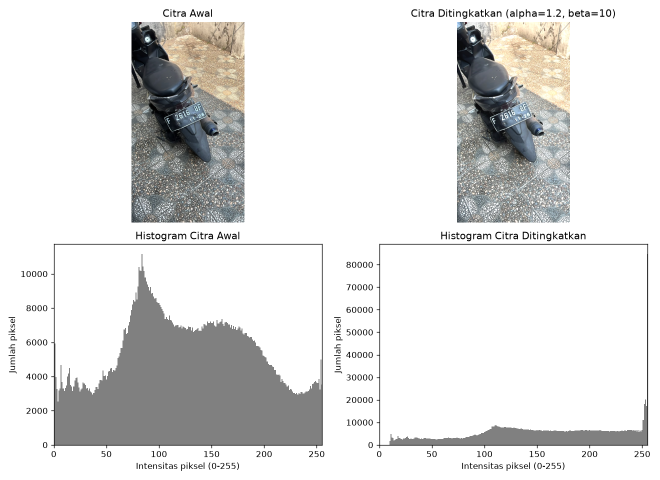
#> input picture screenshot_plat_motor.png, 1320 x 960 px, given in place of plat_motor.jpg, which was not available (shown at 1/2 size)
$ python perbaikan_kontras.py
#> lines starting #> are read from the running program, lines starting #| are printed output that depends on the picture; pictures that were not available may be replaced by others from this repository, and a replacement may not be noted
#> in proses, awal is the input picture: shape (960, 1320, 4); mean R, G, B, A 224.2, 224.1, 223.3, 255
"""
Peningkatan Kualitas Citra: Kontras Terang
Library : imageio, numpy, scipy.ndimage (+ matplotlib untuk menampilkan histogram)

Rumus transformasi linier (contrast & brightness):
    s = alpha * r + beta
    r     = nilai piksel citra awal (0..255)
    s     = nilai piksel citra hasil (dipotong ke 0..255)
    alpha = faktor kontras   (alpha > 1 -> kontras naik)
    beta  = faktor kecerahan (beta  > 0 -> citra lebih terang)

Cara pakai:
    1. Taruh foto: plat_motor.jpg dan bakso.jpg di folder yang sama dengan file ini
    2. pip install imageio numpy scipy matplotlib
    3. python peningkatan_citra.py
"""

import imageio.v3 as iio
import numpy as np
from scipy import ndimage
import matplotlib.pyplot as plt

# Parameter default (bisa diatur per foto di bagian bawah file)
ALPHA = 1.4   # kontras
BETA = 40     # kecerahan (terang)


def ke_grayscale(img):
    """Ubah RGB ke grayscale: Y = 0.299 R + 0.587 G + 0.114 B"""
    if img.ndim == 2:
        return img.astype(np.float64)
    return img[..., :3] @ np.array([0.299, 0.587, 0.114])


def tingkatkan_kontras(img, alpha=ALPHA, beta=BETA):
    """Haluskan noise ringan (scipy.ndimage), lalu s = alpha * r + beta."""
#> called with alpha = 1.2, beta = 10
    f = img.astype(np.float64)
    sigma = (0.8, 0.8, 0) if f.ndim == 3 else 0.8
#> sigma = (0.8, 0.8, 0)
    f = ndimage.gaussian_filter(f, sigma=sigma)
    s = alpha * f + beta
    return np.clip(s, 0, 255).astype(np.uint8)


def histogram(img_gray):
    """Hitung histogram 256 bin dengan scipy.ndimage.histogram."""
    return ndimage.histogram(img_gray, 0, 255, 256)


def proses(nama_file, label, alpha=ALPHA, beta=BETA):
    awal = iio.imread(nama_file)
    hasil = tingkatkan_kontras(awal, alpha, beta)
    iio.imwrite(f"hasil_{label}.png", hasil)

    g_awal = ke_grayscale(awal)
    g_hasil = ke_grayscale(hasil)
#> in ke_grayscale (call 2), `return img[..., :3] @ np.array([0.299, 0.587, 0.114])`:
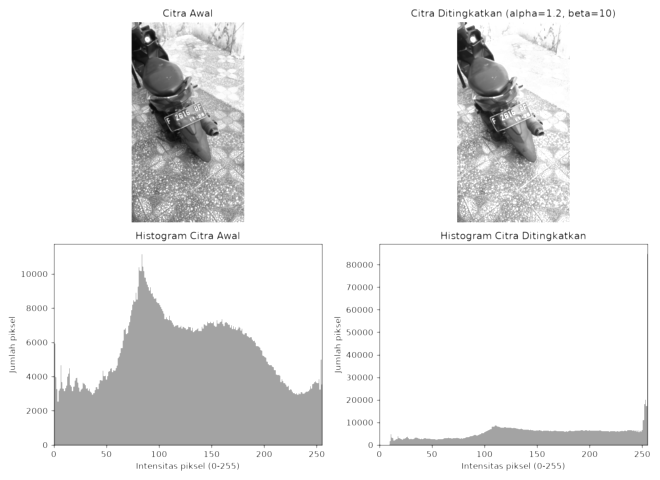
#> returned value: shape (960, 1320) float64 (shown at 1/2 size); min 10, max 255, mean 233.5

    print(f"[{label}] mean awal = {g_awal.mean():.1f}, std awal = {g_awal.std():.1f}")
#| [plat_motor] mean awal = 224.0, std awal = 59.4
    print(f"[{label}] mean hasil = {g_hasil.mean():.1f}, std hasil = {g_hasil.std():.1f}")
#| [plat_motor] mean hasil = 233.5, std hasil = 44.6

    fig, ax = plt.subplots(2, 2, figsize=(11, 8))
    ax[0, 0].imshow(awal)
    ax[0, 0].set_title("Citra Awal")
    ax[0, 1].imshow(hasil)
    ax[0, 1].set_title(f"Citra Ditingkatkan (alpha={alpha}, beta={beta})")
    ax[1, 0].bar(range(256), histogram(g_awal), width=1.0, color="gray")
    ax[1, 0].set_title("Histogram Citra Awal")
    ax[1, 1].bar(range(256), histogram(g_hasil), width=1.0, color="gray")
    ax[1, 1].set_title("Histogram Citra Ditingkatkan")
    for a in ax[0]:
        a.axis("off")
    for a in ax[1]:
        a.set_xlabel("Intensitas piksel (0-255)")
        a.set_ylabel("Jumlah piksel")
        a.set_xlim(0, 255)
    plt.tight_layout()
    plt.savefig(f"screenshot_{label}.png", dpi=120)
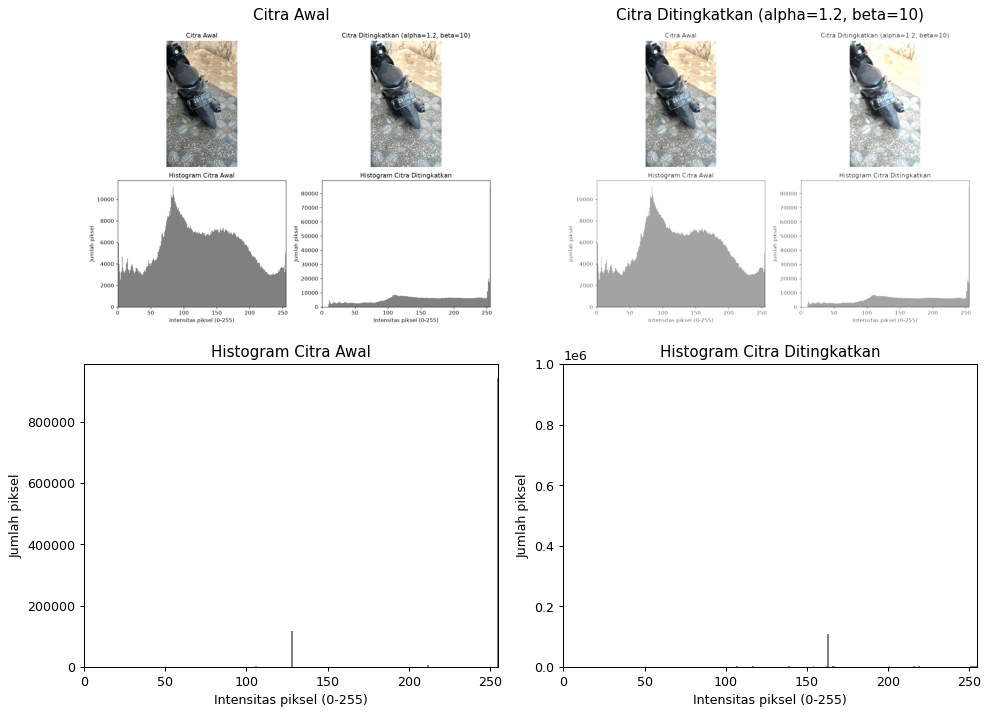
#> figure drawn by matplotlib, 4 panels; panel 3: tallest bar 942225 high, from x = 254.5 to 255.5; panel 4: tallest bar 953343 high, from x = 254.5 to 255.5
    plt.show()


if __name__ == "__main__":
    # Foto plat motor sudah cukup terang -> parameter dibuat lebih kecil
    # agar piksel tidak jenuh (putih semua).
    proses("plat_motor.jpg", "plat_motor", alpha=1.2, beta=10)
    proses("plat_motor.jpg", "plat_motor", alpha=1.2, beta=10)
#| [plat_motor] mean awal = 224.0, std awal = 59.4
#| [plat_motor] mean hasil = 233.5, std hasil = 44.6
    proses("telor.jpg", "telor", alpha=1.1, beta=10)
#> call 3 of proses, with nama_file = 'telor.jpg', label = 'telor', alpha = 1.1, beta = 10
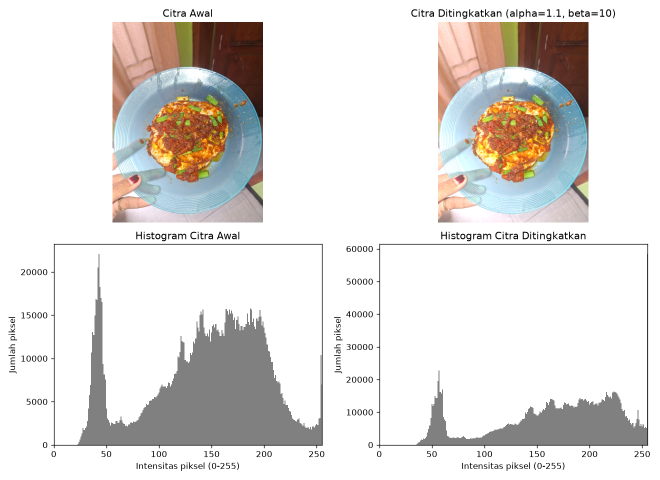
#> input picture screenshot_telor.png, 1320 x 960 px, given in place of telor.jpg, which was not available (shown at 1/2 size)
#> in proses, awal is the input picture: shape (960, 1320, 4); mean R, G, B, A 225.8, 222.7, 220.1, 255
#> call 3 of tingkatkan_kontras, with alpha = 1.1, beta = 10
#> in tingkatkan_kontras (call 3), `return np.clip(s, 0, 255).astype(np.uint8)`:
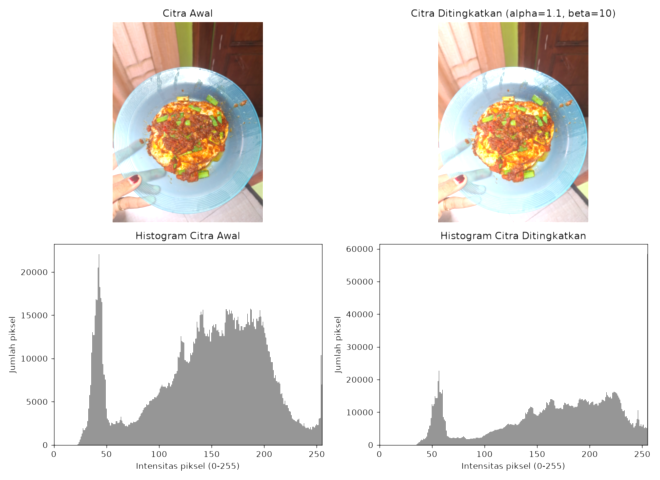
#> returned value: shape (960, 1320, 4) (shown at 1/2 size); mean of channels 0, 1, 2, 3 232.7, 229.7, 226.6, 255; drawn as R, G, B
#> in ke_grayscale (call 5), `return img[..., :3] @ np.array([0.299, 0.587, 0.114])`:
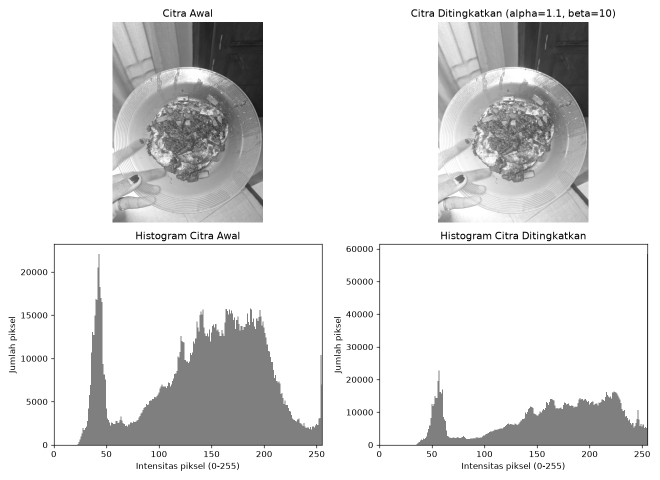
#> returned value: shape (960, 1320) float64 (shown at 1/2 size); min 0, max 255, mean 223.4
#> in ke_grayscale (call 6), `return img[..., :3] @ np.array([0.299, 0.587, 0.114])`:
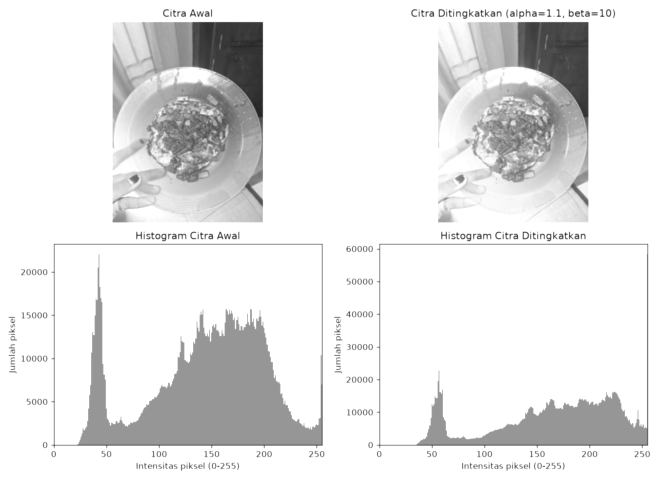
#> returned value: shape (960, 1320) float64 (shown at 1/2 size); min 34, max 255, mean 230.3
#| [telor] mean awal = 223.4, std awal = 58.0
#| [telor] mean hasil = 230.3, std hasil = 47.6
#> in proses (call 3), `plt.savefig(f"screenshot_{label}.png", dpi=120)`:
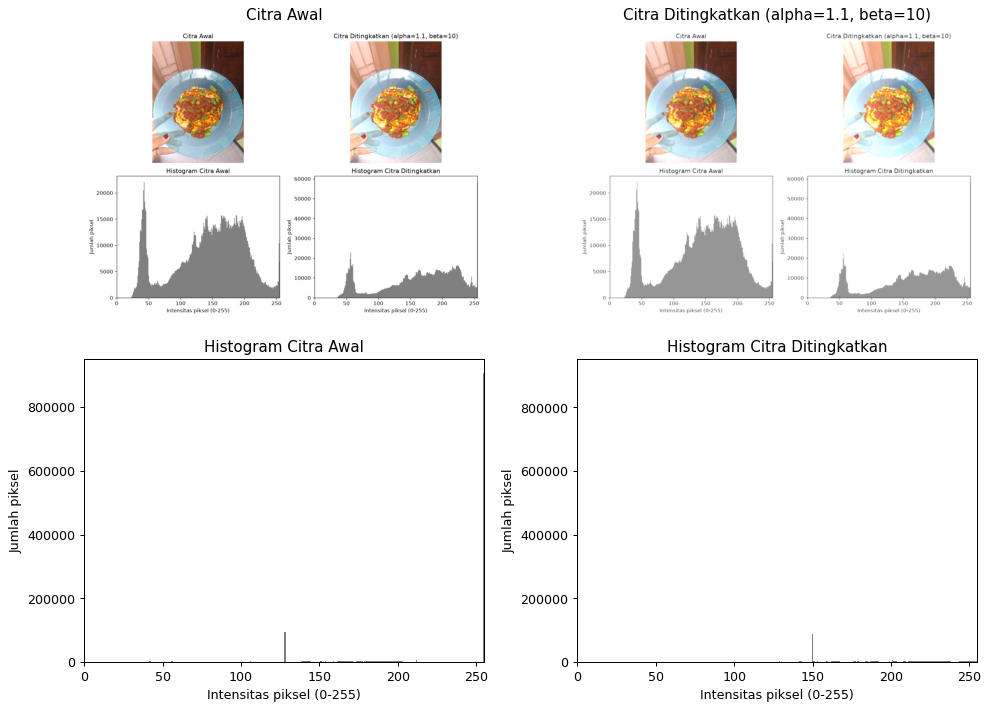
#> figure drawn by matplotlib, 4 panels; panel 3: tallest bar 905869 high, from x = 254.5 to 255.5; panel 4: tallest bar 907427 high, from x = 254.5 to 255.5
